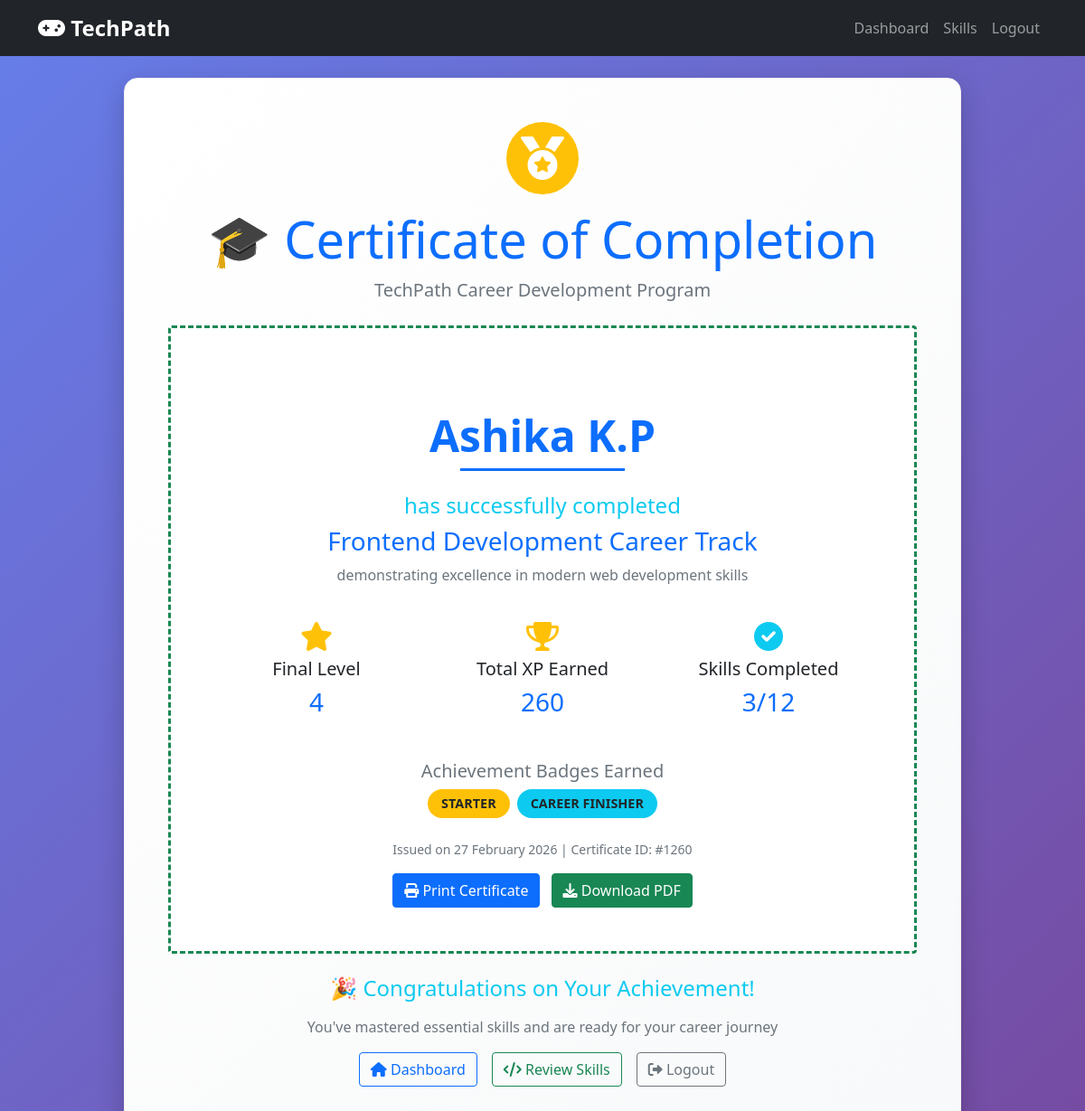
The app's page /certificate (signed in) with its own data.
### app.py (models this page shows)
class User(db.Model):
    id = db.Column(db.Integer, primary_key=True)
    name = db.Column(db.String(100))
    email = db.Column(db.String(100), unique=True)
    password = db.Column(db.String(100))
    xp = db.Column(db.Integer, default=0)
    level = db.Column(db.Integer, default=1)
    career = db.Column(db.String(100))
    badge = db.Column(db.String(100), default="Starter")
    skills_completed = db.Column(db.Integer, default=0)
    last_login = db.Column(db.DateTime)
    login_streak = db.Column(db.Integer, default=0)
    created_at = db.Column(db.DateTime, default=datetime.utcnow)

### app.py (the view)
@app.route("/certificate")
def certificate():
    user = User.query.get(session["user_id"])
    return render_template("certificate.html", user=user)

### templates/certificate.html (shortened to what this page needs)
{% extends "base.html" %}
{% block content %}
<div class="row justify-content-center">
    <div class="col-md-10">
        <div class="game-card p-5" style="background: linear-gradient(135deg, #fff 0%, #f8f9fa 100%);">
            <div class="text-center mb-4">
                <div class="d-inline-block p-3 bg-warning rounded-circle mb-3">
                    <i class="fas fa-medal fa-3x text-white"></i>
                </div>
                <h1 class="display-4 text-primary">🎓 Certificate of Completion</h1>
                <p class="lead text-muted">TechPath Career Development Program</p>
            </div>
            <div class="certificate-content bg-white p-5 rounded border-3 border-success" style="border-style: dashed;">
                <div class="text-center mb-4">
                    <h3 class="text-secondary">This certifies that</h3>
                    <h2 class="display-5 text-primary fw-bold">{{ user.name }}</h2>
                    <div class="w-25 mx-auto border-bottom border-3 border-primary mb-3"></div>
                </div>
                <div class="text-center mb-4">
                    <h4 class="text-success">has successfully completed</h4>
                    <h3 class="text-primary">{{ user.career or "Frontend Development" }} Career Track</h3>
                    <p class="text-muted">demonstrating excellence in modern web development skills</p>
                </div>
                <div class="row text-center mb-4">
                    <div class="col-md-4">
                        <div class="p-3">
                            <i class="fas fa-star fa-2x text-warning mb-2"></i>
                            <h5>Final Level</h5>
                            <h3 class="text-primary">{{ user.level }}</h3>
                        </div>
                    </div>
                    <div class="col-md-4">
                        <div class="p-3">
                            <i class="fas fa-trophy fa-2x text-warning mb-2"></i>
                            <h5>Total XP Earned</h5>
                            <h3 class="text-primary">{{ user.xp }}</h3>
                        </div>
                    </div>
                    <div class="col-md-4">
                        <div class="p-3">
                            <i class="fas fa-check-circle fa-2x text-success mb-2"></i>
                            <h5>Skills Completed</h5>
                            <h3 class="text-primary">{{ user.skills_completed }}/12</h3>
                        </div>
                    </div>
                </div>
                <div class="text-center mb-4">
                    <h5 class="text-muted">Achievement Badges Earned</h5>
                    <div class="d-flex justify-content-center gap-2 flex-wrap">
                        <span class="badge-custom bg-warning">{{ user.badge }}</span>
                        <span class="badge-custom bg-success">Career Finisher</span>
                    </div>
                </div>
                <div class="text-center mt-4">
                    <p class="text-muted small">Issued on {{ user.created_at.strftime('%d %B %Y') if user.created_at else ''  }} | Certificate ID: #{{ user.id }}{{ user.xp }}</p>
                    <div class="mt-3">
                        <button onclick="window.print()" class="btn btn-primary me-2">
                            <i class="fas fa-print"></i> Print Certificate
                        </button>
                        <button onclick="downloadCertificate()" class="btn btn-success">
                            <i class="fas fa-download"></i> Download PDF
                        </button>
                    </div>
                </div>
            </div>
            <div class="text-center mt-4">
                <h4 class="text-success mb-3">🎉 Congratulations on Your Achievement!</h4>
                <p class="text-muted">You've mastered essential skills and are ready for your career journey</p>
                <div class="d-flex justify-content-center gap-3">
                    <a href="{{ url_for('dashboard') }}" class="btn btn-outline-primary">
                        <i class="fas fa-home"></i> Dashboard
                    </a>
                    <a href="{{ url_for('skills') }}" class="btn btn-outline-success">
                        <i class="fas fa-code"></i> Review Skills
                    </a>
                    <a href="{{ url_for('logout') }}" class="btn btn-outline-secondary">
                        <i class="fas fa-sign-out-alt"></i> Logout
                    </a>
                </div>
            </div>
        </div>
    </div>
</div>
{% endblock %}

### templates/base.html (style rules this page uses)
:root { --primary-color: #667eea; --secondary-color: #764ba2; --success-color: #48bb78; --warning-color: #f6ad55; --danger-color: #fc8181; --dark-color: #2d3748; --bs-secondary-rgb: 255, 255, 255; --bs-success-rgb: 13, 202, 240; --bs-text-opacity: 1; --bs-bg-opacity: 1; }
body { background: linear-gradient(135deg, #667eea 0%, #764ba2 100%); min-height: 100vh; font-family: 'Segoe UI', Tahoma, Geneva, Verdana, sans-serif; }
.game-card { background: rgba(255, 255, 255, 0.95); border-radius: 15px; box-shadow: 0 10px 30px rgba(0, 0, 0, 0.2); backdrop-filter: blur(10px); border: 1px solid rgb(244, 239, 239); }
.badge-custom { padding: 5px 15px; border-radius: 20px; font-size: 0.9rem; font-weight: bold; text-transform: uppercase; }
.text-secondary { color: rgba(var(--bs-secondary-rgb), var(--bs-text-opacity)) !important; }
.bg-success { background-color: rgba(var(--bs-success-rgb), var(--bs-bg-opacity)) !important; }

### records on screen
User: name "Ashika K.P", career "Frontend Development", level "4", xp "260", skills_completed "3", badge "STARTER", created_at "27 February 2026", id "1"
